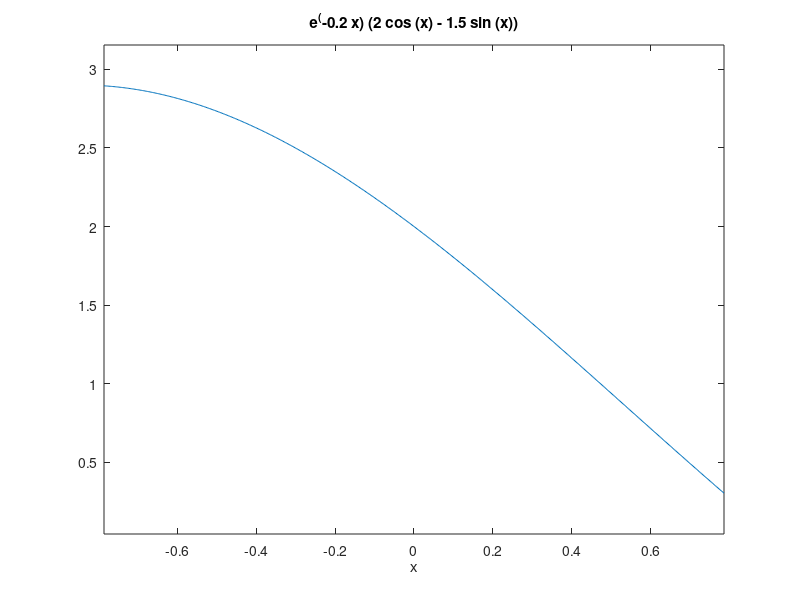

Reproduce this figure in MATLAB.
% Script File: Ch5AFP5.m
%
% Programmer: Cameron Carroll
%
% March 6, 2012

clear;
clc;
clf;

e = exp(1);
x = -pi/4:pi/10:pi/4;
f = @(x) e.^(-0.2 .* x) .* (2 .* cos(x) - 1.5 .* sin(x));

ezplot(f, [-pi/4 pi/4]);
